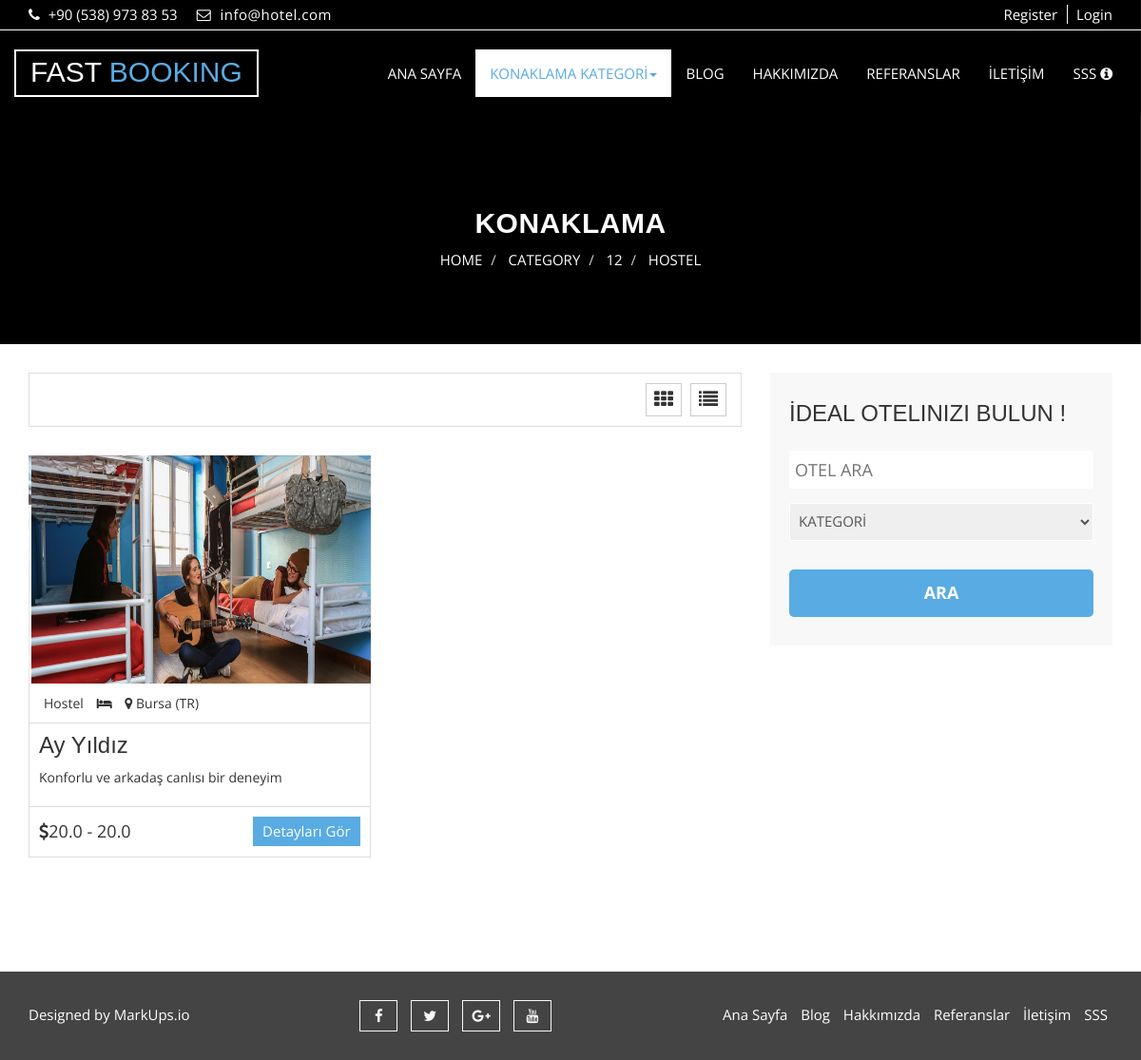
Before: /category/12/hostel/ with the older database file.
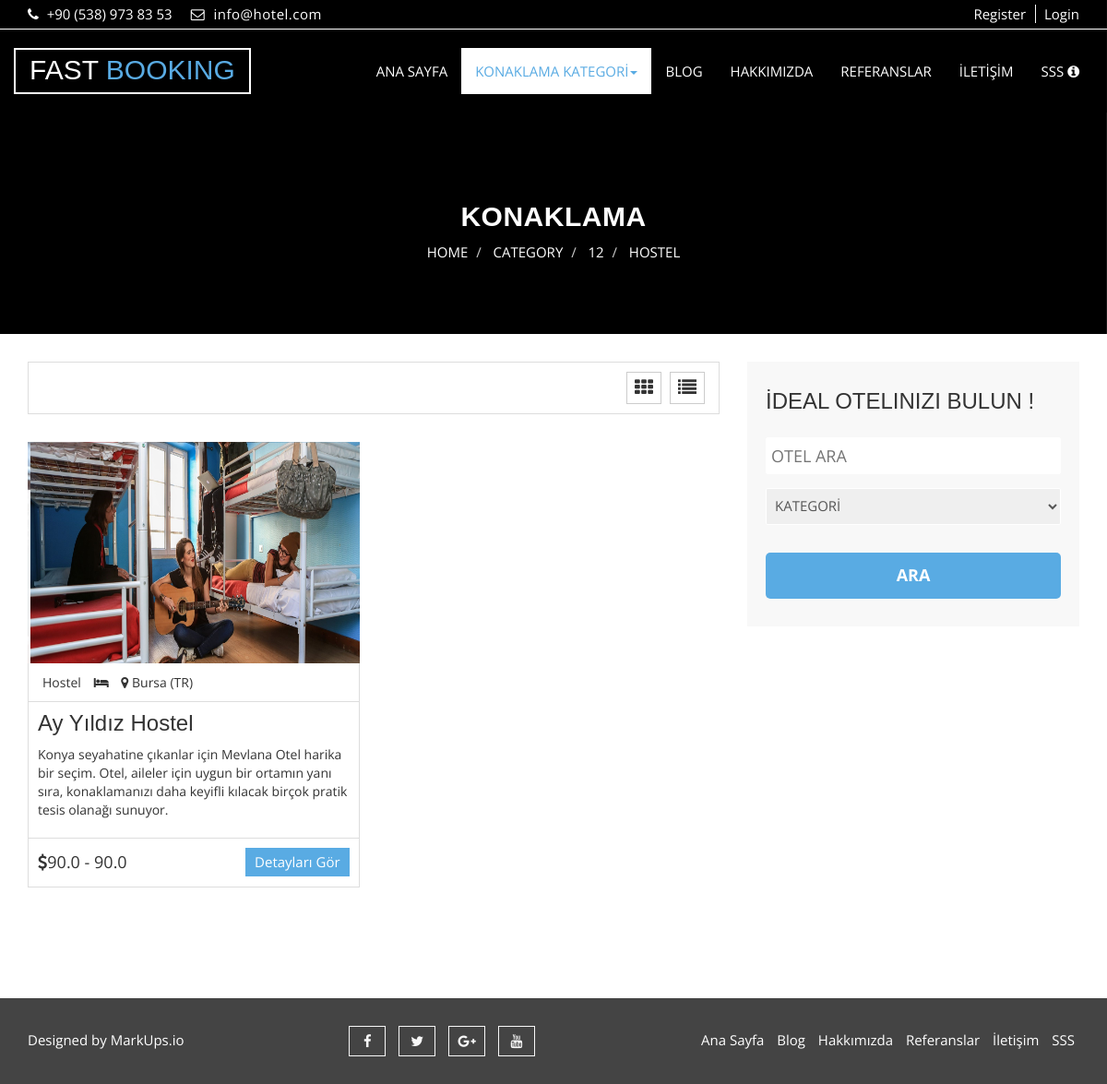
After: the same page with the newer database file.
### accommodation/models.py (models this page shows, shortened)
class Accommodation(models.Model):
    STATUS = (
        ('True', 'Evet'),
        ('False', 'Hayır'),
    )
    STAR = (
        (0, '-'),
        (1, '(1) *'),
        (2, '(2) **'),
        (3, '(3) ***'),
        (4, '(4) ****'),
        (5, '(5) *****'),
    )
    category    = models.ForeignKey(Category, on_delete=models.CASCADE)
    title       = models.CharField(max_length=100) #charfield = uzunluk
    keywords    = models.CharField(max_length=255)
    description = models.CharField(max_length=255)
    thumbnail   = models.ImageField(blank=True, upload_to='images', default='images/null.jpg')
    star        = models.IntegerField(blank=True, choices=STAR)
    address     = models.TextField(max_length=150)
    email       = models.CharField(max_length=30)
    phone       = models.PositiveSmallIntegerField()
    fax         = models.PositiveSmallIntegerField(blank=True,null=True)
    city        = models.CharField(max_length=30) #TODO: City için bir veri tabanı hazırlanacak.
    detail      = RichTextUploadingField(blank=True)
    status      = models.CharField(max_length=10, choices=STATUS)
    slug        = models.SlugField(null=False, unique=True)
    create_at   = models.DateTimeField(auto_now_add=True)
    update_at   = models.DateTimeField(auto_now=True)
    def image_tag(self):
        return mark_safe('<img src="{}" height="85"/>'.format(self.thumbnail.url))
    image_tag.short_descripton = 'Image'
    def get_room_min_price(self):
        rooms = Room.objects.filter(hotel_id=self.id)
        return rooms.aggregate(Min('price'))['price__min']
    def get_room_max_price(self):
        rooms = Room.objects.filter(hotel_id=self.id)
        return rooms.aggregate(Max('price'))['price__max']

class Category(MPTTModel):
    STATUS = (
        ('True', 'Evet'),
        ('False', 'Hayır'),
    )
    title       = models.CharField(max_length=30) #charfield = uzunluk
    keywords    = models.CharField(max_length=255)
    description = models.CharField(max_length=255)
    thumbnail   = models.ImageField(blank=True, upload_to='images', default='images/null.jpg')
    status      = models.CharField(max_length=10, choices=STATUS)
    slug        = models.SlugField(null=False, unique=True)
    parent      = TreeForeignKey('self', blank=True, null=True, related_name='children', on_delete=models.CASCADE)
    create_at   = models.DateTimeField(auto_now_add=True)
    update_at   = models.DateTimeField(auto_now=True)
    class MPTTMeta:
        order_insertion_by = ['title']
    def __str__(self):
        full_path = [self.title]
        k = self.parent
        while k is not None:
            full_path.append(k.title)
            k = k.parent
        return ' / '.join(full_path[::-1])
    def image_tag(self):
        return mark_safe('<img src="{}" width="45" height="37"/>'.format(self.thumbnail.url))
    image_tag.short_descripton = 'Image'

### home/views.py (the view)
# urls.py: path('category/<int:id>/<slug:slug>/', views.category_accommodations, name='category_accommodations'),
def category_accommodations(request, id, slug):
    current_user = request.user
    if current_user.is_active:
        current_user = UserProfile.objects.get(user_id=current_user.id);
    setting = Settings.objects.get(pk=1)
    categorydata = Category.objects.get(pk=id)
    accommodations = Accommodation.objects.filter(category_id=id)
    category = Category.objects.all()
    context = {'setting': setting,
               'accommodations': accommodations,
               'category': category,
               'categoryData': categorydata,
               'current_user': current_user,
               'page': 'konaklama'}
    return render(request, 'accommodation.html', context)

### home/templates/accommodation.html (shortened to what the changed rows need)
{% extends "homebase.html" %}
{% block menu %}
    {% include "menu.html" %}
{% endblock %}
{% block slider %}
    <section id="aa-property-header">
        <div class="container">
            <div class="row">
                <div class="col-md-12">
                    <div class="aa-property-header-inner">
                        <h2>KONAKLAMA</h2>
                    </div>
                </div>
            </div>
        </div>
    </section>
{% endblock %}
{% block content %}
    <section id="aa-properties">
        <div class="container">
            <div class="row">
                <div class="col-md-8">
                    <div class="aa-properties-content">
                        <div class="aa-properties-content-body">
                            <ul class="aa-properties-nav">
                                {% for rs in accommodations %}
                                    <li>
                                        <article class="aa-properties-item">
                                            <div>
                                                <a href="/accommodation/{{ rs.id }}/{{ rs.slug }}"
                                                   class="aa-properties-item-img">
                                                    <img style="width: 360px; height: 240px"
                                                         src="{{ rs.thumbnail.url }}" alt="img">
                                                </a>
                                                <div class="aa-properties-item-content">
                                                    <div class="aa-properties-info">
                                                        <span>{{ rs.category }}</span>
                                                        <span>
                                                {% if rs.star %}
                                                    <i class="fa fa-star{% if rs.star < 1 %}-o{% endif %}"></i>
                                                    <i class="fa fa-star{% if rs.star < 2 %}-o{% endif %}"></i>
                                                    <i class="fa fa-star{% if rs.star < 3 %}-o{% endif %}"></i>
                                                    <i class="fa fa-star{% if rs.star < 4 %}-o{% endif %}"></i>
                                                    <i class="fa fa-star{% if rs.star < 5 %}-o{% endif %}"></i>
                                                {% else %}
                                                    <i class="fa fa-hotel"></i>
                                                {% endif %}
                                            </span>
                                                        <span><i class="fa fa-map-marker"></i> {{ rs.city }}</span>
                                                    </div>
                                                    <div class="aa-properties-about">
                                                        <h3>
                                                            <a href="/accommodation/{{ rs.id }}/{{ rs.slug }}">{{ rs.title }}</a>
                                                        </h3>
                                                        <p>{{ rs.description }}</p>
                                                    </div>
                                                    <div class="aa-properties-detial">
                                            <span class="aa-price">
                                                <i class="fa fa-dollar"></i>{{ rs.get_room_min_price }} - {{ rs.get_room_max_price }}
                                            </span>
                                                        <a href="/accommodation/{{ rs.id }}/{{ rs.slug }}"
                                                           class="aa-secondary-btn">Detayları
                                                            Gör</a>
                                                    </div>
                                                </div>
                                        </article>
                                    </li>
                                {% endfor %}
                            </ul>
                        </div>
                    </div>
                </div>
                                {% load mptt_tags %}
            </div>
        </div>
    </section>
{% endblock %}
{% block footer %} {% include 'footer.html' %} {% endblock %}

Changed rows visible on the page:
changed Accommodation "Bursa (TR)": title "Ay Yıldız" → "Ay Yıldız Hostel"; description "Konforlu ve arkadaş canlısı bir deneyim" → "Konya seyahatine çıkanlar için Mevlana Otel harika bir seçim. Otel, aileler için uygun bir ortamın yanı sıra, konaklamanızı daha keyifli kılacak birçok pratik tesis olanağı sunuyor."; get_room_min_price "20.0" → "90.0"; get_room_max_price "20.0" → "90.0"
